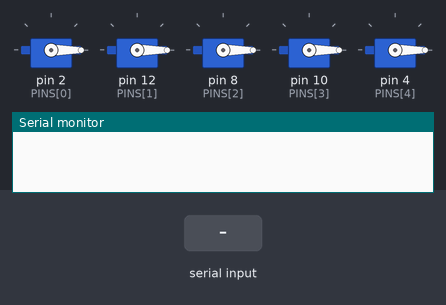
Recording of a sketch running on a simulated Arduino Uno, built with avr-gcc and run on an emulated ATmega328P. Parts: 5 × servo, the last lines printed to the serial monitor. The inputs (shaded band) are chosen by the test bench.

Above: at 1.2 s.
1.3 s: "1\n" received over Serial
At 2.4 s:
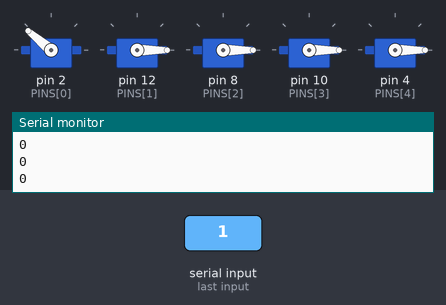
2.8 s: "w\n" received over Serial
At 4.2 s:
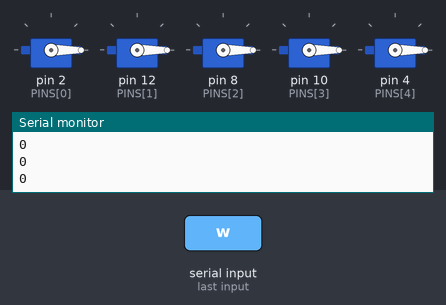
Timing chart, 0 to 5.8 s (numbered marks = the images above; inputs shaded):
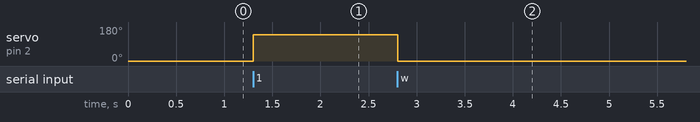

Measured:
- after the input at 1.3 s, servo on pin 2 (PINS[0]): 0° → 140° at once
- after the input at 2.8 s, servo on pin 2 (PINS[0]): 140° → 0° at once

The sketch:

InMove.ino
```cpp
#include <Servo.h>
#define INST_ARRAY_LEN 6
#define FINGER_CLOSED 140
#define FINGER_OPEN 0
const int PINS[5] = {2,12,8,10,4};

Servo fingers[5];
bool positions[5];
char instruction[INST_ARRAY_LEN];
int instIndex = 0;

void assignPins(){
  for(int i = 0; i < 5; i++){
    fingers[i].attach(PINS[i]);
  }
}

void detachPins(){
  for(int i = 0; i < 5; i++){
    fingers[i].detach();
  }
}

void reset(){
  for(int i = 0; i < 5; i++){
    fingers[i].write(0);
    positions[i] = false;
  }
}

void setup(){
  Serial.begin(9600);
  assignPins();
  reset();
}

void loop() {
  if (Serial.available() > 0){
    char nextChar = Serial.read();
    //if char is new line last instruction complete, process instruction
    if(nextChar == '\n'){
      if(instIndex > 0) {
        instruction[instIndex] = nextChar;
        processInstruction(instruction);
        instIndex = 0;
      }
    }
    //add to instruction string
    else {
      if(instIndex >= INST_ARRAY_LEN)
        Serial.println("ERROR - loop() instruction parser: Instruction index out of bounds.");
      else{
        instruction[instIndex] = nextChar;
        instIndex++;
      }
    }
  }
}

int processInstruction(char* input){
  if(input[0] == 'k'){
    detachPins();
  } else if(input[0] == 'w'){
    assignPins();
    reset();
  } else if(input[0] == 'r'){
    reset();
  } else {
    for(int i = 0; i < 5; i++){
      Serial.println(input[i] == '1');
      if(input[i] == '1'){
        fingers[i].write(FINGER_CLOSED);
      } else {
        fingers[i].write(FINGER_OPEN);
      }
    }
    Serial.flush();
  }
}
```
